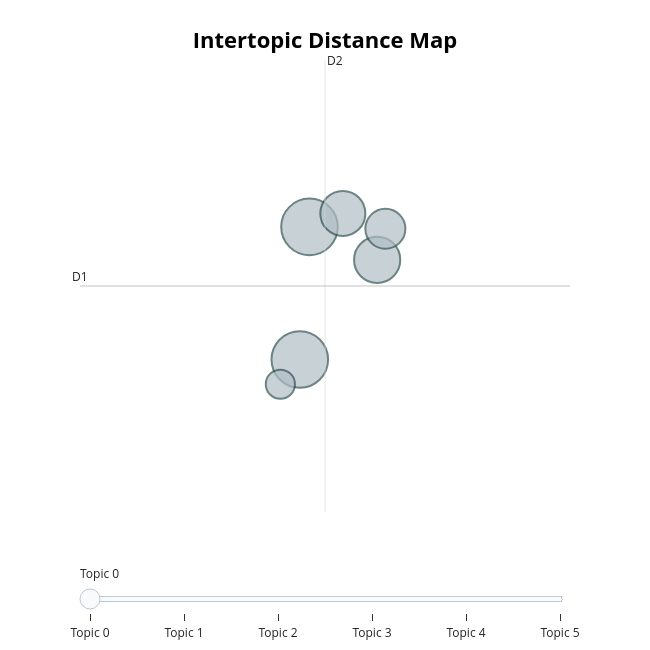

The code cell stored with this chart in its notebook:
### Code cell
visualize_safe_topics(ngram_models[3])

### Figure 1 — Plotly figure (JSON) as saved in the notebook; plotly's stock layout.template omitted (floating-point values rounded to 4 significant figures)
{"data": [{"customdata": [[0, "فرنش توست فانيلا |  |  |  | ", 30], [1, " |  |  |  | ", 30], [2, "الطيره وفرع نابلس | فرع الطيره وفرع | وفرع نابلس للحجز | الافطار الرمضاني فانيلا | الرمضاني فانيلا فرع", 20], [3, "اليوم وكل يوم | فانيلا اليوم وكل |  |  | ", 19], [4, "فانيلا اليوم وكل | اليوم وكل يوم | بوفيه الافطار الرمضاني | الافطار الرمضاني فانيلا | فانيلا فرع الطيره", 15], [5, " |  |  |  | ", 8]], "hovertemplate": "<b>Topic %{customdata[0]}</b><br>%{customdata[1]}<br>Size: %{customdata[2]}", "legendgroup": "", "marker": {"color": "#B0BEC5", "line": {"color": "DarkSlateGrey", "width": 2}, "size": [30, 30, 20, 19, 15, 8], "sizemode": "area", "sizeref": 0.01875, "symbol": "circle"}, "mode": "markers", "name": "", "orientation": "v", "showlegend": false, "type": "scatter", "x": [-27.63, -27.42, -26.0, -26.72, -25.83, -28.04], "xaxis": "x", "y": [17.12, 19.71, 19.06, 19.97, 19.67, 16.63], "yaxis": "y"}], "layout": {"annotations": [{"showarrow": false, "text": "D1", "x": -32.24, "y": 18.55, "yshift": 10}, {"showarrow": false, "text": "D2", "x": -27.1, "xshift": 10, "y": 22.97}], "height": 650, "hoverlabel": {"bgcolor": "white", "font": {"family": "Rockwell", "size": 16}}, "legend": {"itemsizing": "constant", "tracegroupgap": 0}, "margin": {"t": 60}, "shapes": [{"line": {"color": "#CFD8DC", "width": 2}, "type": "line", "x0": -27.1, "x1": -27.1, "y0": 14.14, "y1": 22.97}, {"line": {"color": "#9E9E9E", "width": 2}, "type": "line", "x0": -32.24, "x1": -21.96, "y0": 18.55, "y1": 18.55}], "sliders": [{"active": 0, "pad": {"t": 50}, "steps": [{"args": [{"marker.color": [["red", "#B0BEC5", "#B0BEC5", "#B0BEC5", "#B0BEC5", "#B0BEC5"]]}], "label": "Topic 0", "method": "update"}, {"args": [{"marker.color": [["#B0BEC5", "red", "#B0BEC5", "#B0BEC5", "#B0BEC5", "#B0BEC5"]]}], "label": "Topic 1", "method": "update"}, {"args": [{"marker.color": [["#B0BEC5", "#B0BEC5", "red", "#B0BEC5", "#B0BEC5", "#B0BEC5"]]}], "label": "Topic 2", "method": "update"}, {"args": [{"marker.color": [["#B0BEC5", "#B0BEC5", "#B0BEC5", "red", "#B0BEC5", "#B0BEC5"]]}], "label": "Topic 3", "method": "update"}, {"args": [{"marker.color": [["#B0BEC5", "#B0BEC5", "#B0BEC5", "#B0BEC5", "red", "#B0BEC5"]]}], "label": "Topic 4", "method": "update"}, {"args": [{"marker.color": [["#B0BEC5", "#B0BEC5", "#B0BEC5", "#B0BEC5", "#B0BEC5", "red"]]}], "label": "Topic 5", "method": "update"}]}], "title": {"font": {"color": "Black", "size": 22}, "text": "<b>Intertopic Distance Map</b>", "x": 0.5, "xanchor": "center", "y": 0.95, "yanchor": "top"}, "width": 650, "xaxis": {"anchor": "y", "domain": [0, 1], "range": [-32.24, -21.96], "title": {"text": ""}, "visible": false}, "yaxis": {"anchor": "x", "domain": [0, 1], "range": [14.14, 22.97], "title": {"text": ""}, "visible": false}}}
